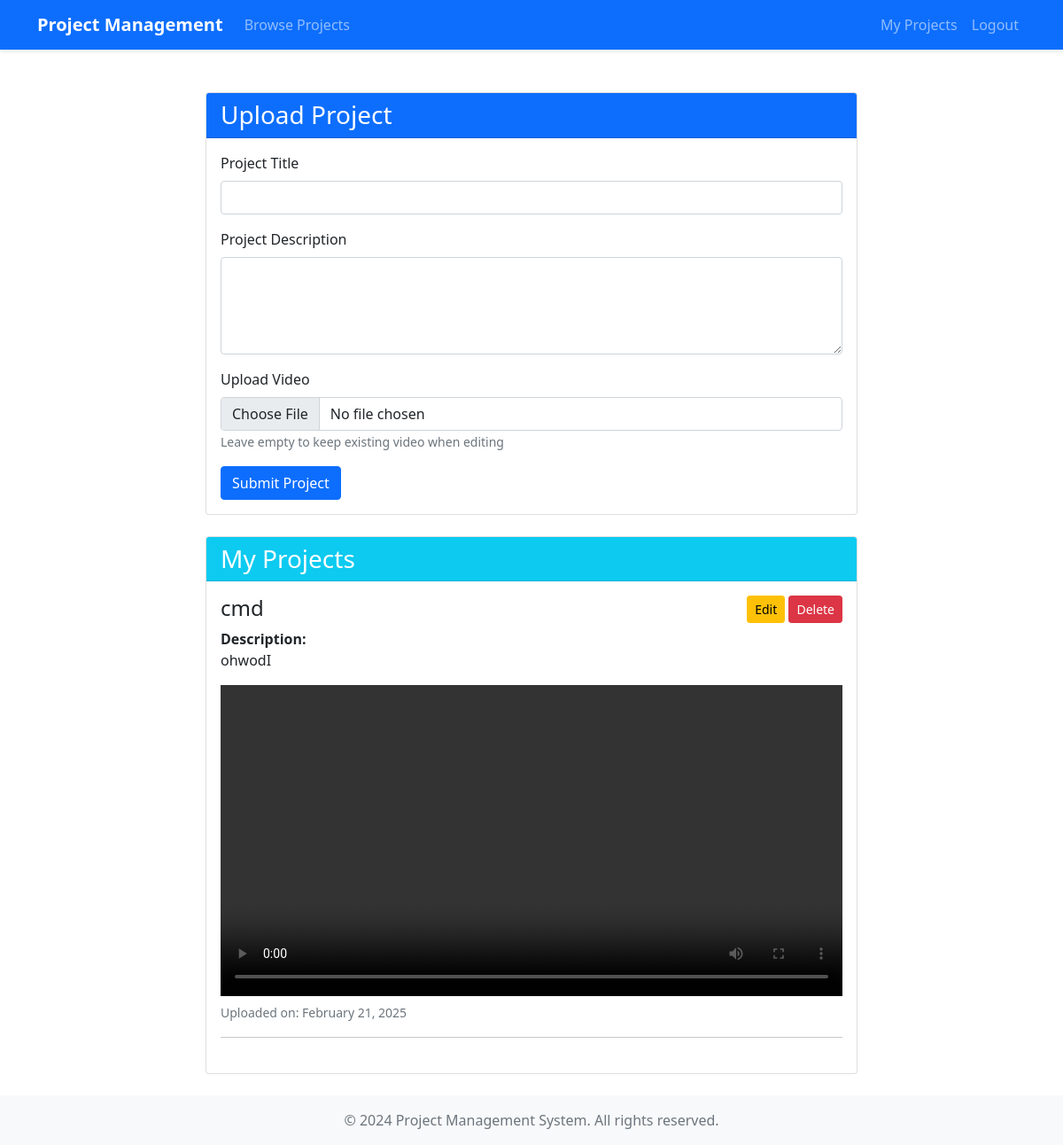
/dashboard/ (signed in), run on the app's committed database.
### core/models.py (models this page shows, shortened)
class Project(models.Model):
    title = models.CharField(max_length=255)
    student = models.ForeignKey(Student, on_delete=models.CASCADE, related_name='projects')
    description = models.TextField()
    video = models.FileField(upload_to='project_videos/')
    created_at = models.DateTimeField(auto_now_add=True)
    updated_at = models.DateTimeField(auto_now=True)

### core/views.py (the view)
# urls.py: path('dashboard/', views.dashboard, name='dashboard'),
@login_required
def dashboard(request):
    if hasattr(request.user, 'faculty'):
        return faculty_dashboard(request)
    elif hasattr(request.user, 'student'):
        return student_dashboard(request)
    else:
        messages.error(request, "Account type not recognized.")
        return redirect('home')

### core/views.py (called while the page is built, shortened)
@login_required
def student_dashboard(request):
    if not hasattr(request.user, 'student'):
        messages.error(request, "You don't have student permissions.")
        return redirect('home')
    student = request.user.student
    projects = Project.objects.filter(student=student).order_by('-created_at')
    return render(request, 'core/student_dashboard.html', {
        'projects': projects
    })

### templates/core/student_dashboard.html (shortened to what this page needs)
{% extends 'core/base.html' %}
{% load crispy_forms_tags %}
{% block content %}
<div class="container mt-4">
    <div class="row">
        <div class="col-md-8 mx-auto">
            <div class="card">
                <div class="card-header bg-primary text-white">
                    <h3 class="mb-0">Upload Project</h3>
                </div>
                <div class="card-body">
                    <form method="post" enctype="multipart/form-data" id="projectForm">
                        <div class="mb-3">
                            <label for="title" class="form-label">Project Title</label>
                            <input type="text" class="form-control" id="title" name="title" required>
                        </div>
                        <div class="mb-3">
                            <label for="description" class="form-label">Project Description</label>
                            <textarea class="form-control" id="description" name="description" rows="4" required></textarea>
                        </div>
                        <div class="mb-3">
                            <label for="video" class="form-label">Upload Video</label>
                            <input type="file" class="form-control" id="video" name="video" accept="video/*">
                            <small class="text-muted">Leave empty to keep existing video when editing</small>
                        </div>
                        <button type="submit" class="btn btn-primary" id="submitBtn">Submit Project</button>
                    </form>
                </div>
            </div>
            {% if projects %}
            <div class="card mt-4">
                <div class="card-header bg-info text-white">
                    <h3 class="mb-0">My Projects</h3>
                </div>
                <div class="card-body">
                    {% for project in projects %}
                    <div class="project-item mb-4">
                        <div class="d-flex justify-content-between align-items-start">
                            <h4>{{ project.title }}</h4>
                            <div>
                                <button class="btn btn-sm btn-warning" onclick="editProject({{ project.id }}, '{{ project.title|escapejs }}', '{{ project.description|escapejs }}')">Edit</button>
                                <button class="btn btn-sm btn-danger" onclick="deleteProject({{ project.id }})">Delete</button>
                            </div>
                        </div>
                        <div class="description mb-3">
                            <strong>Description:</strong>
                            <p>{{ project.description }}</p>
                        </div>
                        {% if project.video %}
                        <div class="video-container">
                            <video width="100%" controls>
                                <source src="{{ project.video.url }}" type="video/mp4">
                            </video>
                        </div>
                        {% endif %}
                        <small class="text-muted">Uploaded on: {{ project.created_at|date:"F d, Y" }}</small>
                        <hr>
                    </div>
                    {% endfor %}
                </div>
            </div>
            {% else %}
            <div class="alert alert-info mt-4" role="alert">
                You haven't uploaded any projects yet.
            </div>
            {% endif %}
        </div>
    </div>
</div>
{% endblock %}

### data on the page
Project: title "cmd", description "ohwodI", created_at "February 21, 2025"
